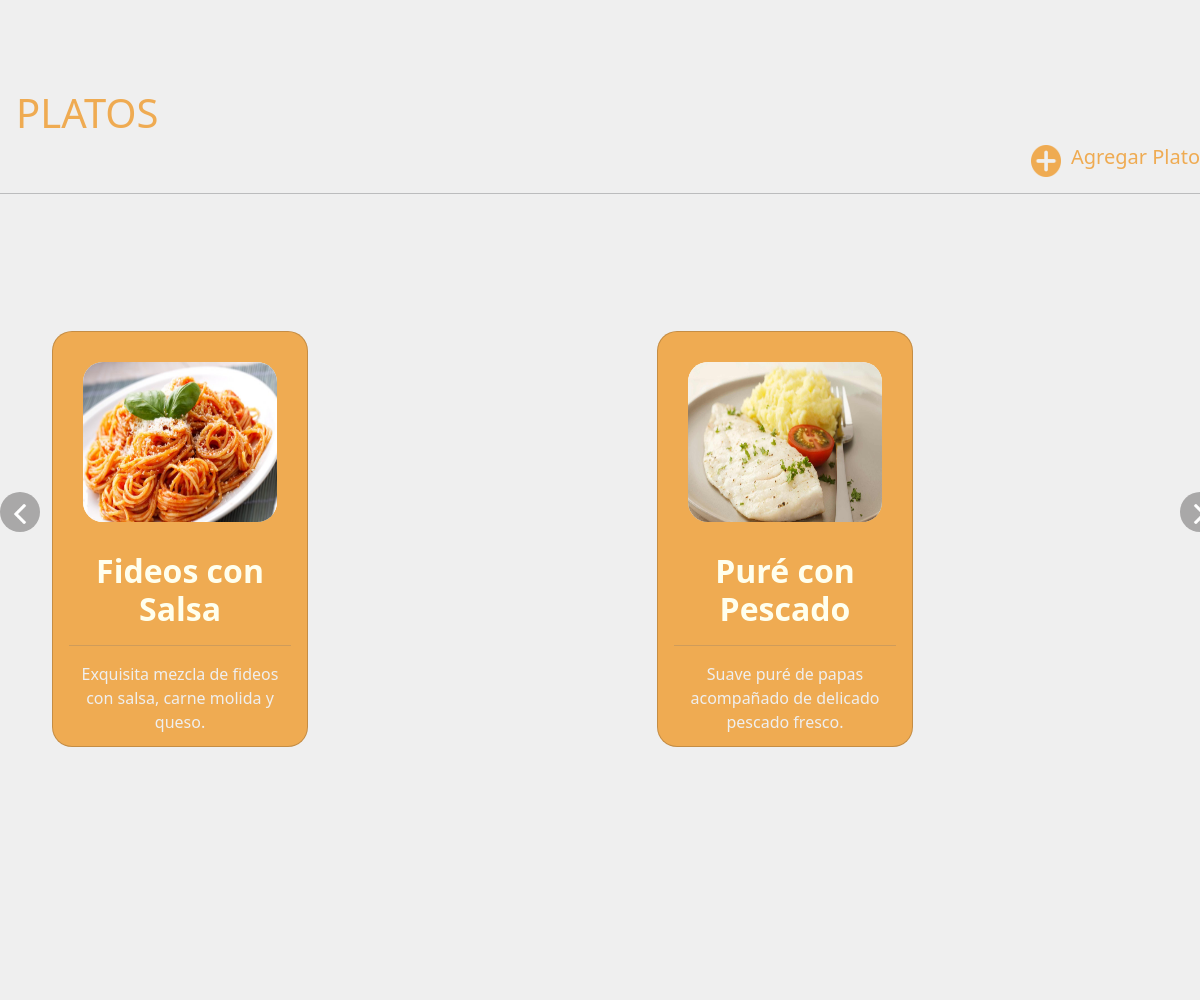
Before: / (signed in, middle part) with the older database file.
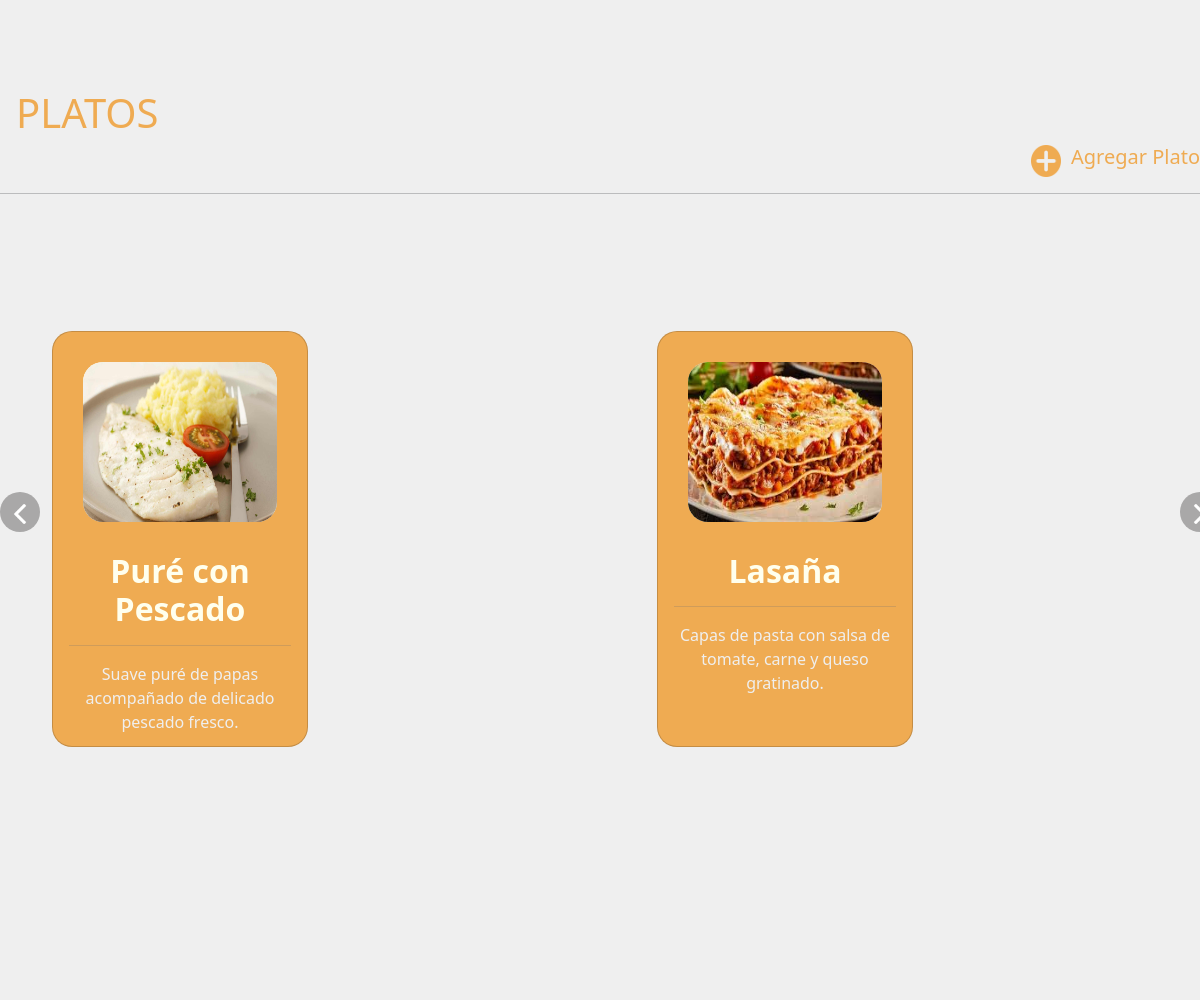
After: the same page with the newer database file.
### ElComilon/models.py (models this page shows, shortened)
class Producto(models.Model):
    id_producto = models.AutoField(primary_key = True)
    nombre = models.CharField(max_length = 80)
    precio = models.IntegerField()
    descripcion = models.CharField(max_length = 50)
    ingredientes = models.CharField(max_length = 80)
    imagen = models.ImageField(upload_to='upload/')

### ElComilon/views.py (the view)
# urls.py: path('', views.index, name='index'),
def index(request):
    productos = Producto.objects.all()
    return render(request, 'pages/index.html', {'productos':productos})

### templates/pages/index.html (shortened to what this page needs)
<!DOCTYPE html>
<html lang="en">
<head>
    {% load static %}
    <link href="https://cdn.jsdelivr.net/npm/bootstrap@5.3.3/dist/css/bootstrap.min.css" rel="stylesheet">
    <link rel="stylesheet" href="https://cdnjs.cloudflare.com/ajax/libs/OwlCarousel2/2.3.4/assets/owl.carousel.min.css" />
    <link rel="stylesheet" href="https://cdnjs.cloudflare.com/ajax/libs/OwlCarousel2/2.3.4/assets/owl.theme.default.min.css" />
</head>
<body>
    <main>
        <br>
          <br><br><br><br><br><br>
        <br><br><br><br>
        <div class="restaurantes_txt">
        <h1>PLATOS</h1>
        </div>
        {% if request.user.username == "be.vargast@duocuc.cl" %}
            <div class="agregarOferta">
                <a href="{% url 'AgregarPlato' %}">
                    <img src="{% static 'img/botones/add.png' %}" alt="" width="30px">
                    <h5>Agregar Plato</h5>
                </a>
            </div>
        {% else %}
            <h1></h1>
        {% endif%}
        <HR></HR>
          <div class="platos">
             <div class="element butt l" id="Lbutton">
                <div class="left">
                    <button>
                        <img src="{% static '/img/botones/button.png' %}" alt="" width="20px">
                    </button>
                </div>
            </div>
            <div class="container">
                <div class="element food" id="Carrusel">
                    <div class="owl-carousel owl-theme food-container">
                        {% for producto in productos %}
                        <div class="item">
                            <a href="{% url 'DetailProduct' pk=producto.id_producto %}" class="carta">
                                <div class="card comida" style="width: 16rem; height: 26rem;">
                                    <div class="img">
                                        <img src="{{producto.imagen.url}}" class="card-img-top" alt="">
                                    </div>
                                    <div class="card-body">
                                        <h5 class="card-title">{{producto.nombre}}</h5>
                                        <hr>
                                        <p class="card-text">{{producto.descripcion}}</p>
                                    </div>
                                </div>
                            </a>
                        </div>
                        {% endfor %}
                    </div>
                </div>
            </div>
            <div class="element butt r" id="Rbutton">
                <div class="right">
                    <button >
                        <img src="{% static '/img/botones/button.png' %}" alt="" width="20px">
                    </button>
                </div>
            </div>
          </div>
        <br><br><br><br><br>
        <br><br><br><br><br>
    </main>
    <link rel="stylesheet" href="{% static 'css/Navbar.css' %}">
    <link rel="stylesheet" href="{% static 'css/index.css' %}">
    <link rel="stylesheet" href="{% static 'css/footer.css' %}">
</body>
</html>

Changed rows visible on the page:
removed Producto: imagen (picture), nombre "Fideos con Salsa", descripcion "Exquisita mezcla de fideos con salsa, carne molida y queso."
now on this page (row unchanged): Producto: imagen (picture), nombre "Lasaña", descripcion "Capas de pasta con salsa de tomate, carne y queso gratinado."
